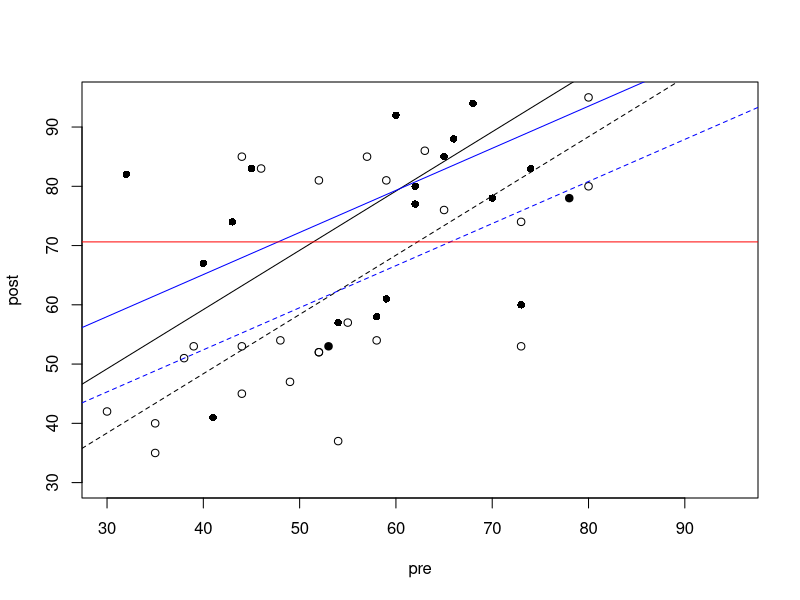

Reproduce this figure in R.
library(lme4)
library(lmerTest)
library(lattice)

setwd("C:/Users/numbach/Nextcloud/Documents/teaching/regression/03_prepost/")

# Read data
dat <- read.table("kleinhenz.txt" , header=TRUE)
dat$grp <- factor(dat$grp, levels=c("plac" , "acu" ))

# Change score analysis (beta1 = 1)
m0 <- lm(post - pre ~ grp, dat)
m1 <- lm(post ~ offset(pre) + grp, dat)

# Reshape data frame
datl <- reshape(dat, direction="long" , varying=list(1:2), v.names="score")
datl$time <- factor(datl$time, levels=1:2, labels=c("pre" , "post" ))

# Repeated-measures ANOVA
m2 <- lmer(score ~ grp*time + (1 | id), datl)

# Compare residual variances
sigma(m1)^2
2 * sigma(m2)^2

# ANCOVA (beta1 frei setzen)
m3 <- lm(post ~ pre + grp, dat)
anova(m1, m3)

m4 <- lm(post - pre ~ pre + grp, dat)

## Plots

plot(post ~ pre, dat[dat$grp == "plac", ], xlim=c(30, 95), ylim=c(30, 95))
points(post ~ pre, dat[dat$grp == "acu", ], pch=16)

# Predictions change score
abline(coef(m1)[1], 1, lty=2)
abline(coef(m1)[1] + coef(m1)[2], 1)

# Predictions ANCOVA
abline(coef(m3)[1], coef(m3)[2], lty=2, col="blue")
abline(coef(m3)[1] + coef(m3)[3], coef(m3)[2], col="blue")

# Mean post value
abline(h=mean(dat$post), col="red")
